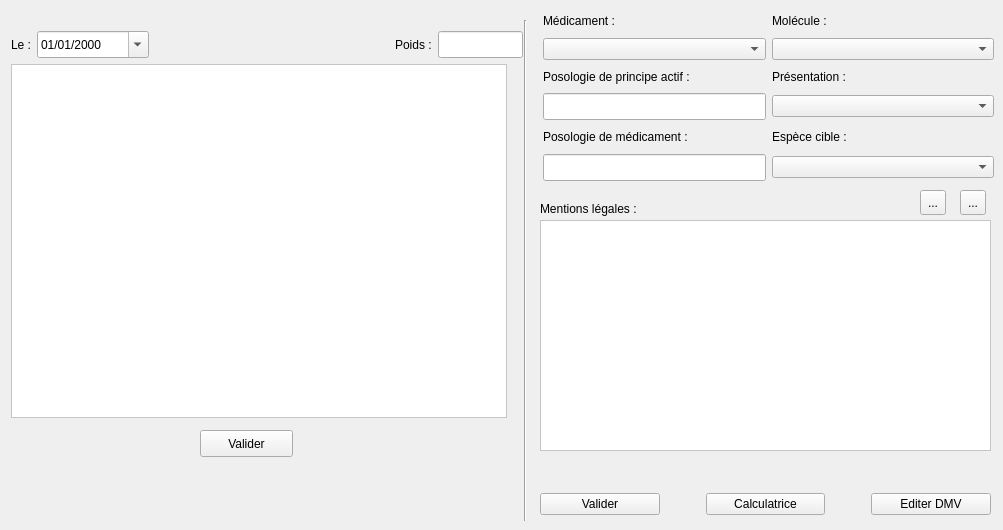
      <widget class="QWidget" name="tab_ordonnances">
       <attribute name="title">
        <string>Ordonnances</string>
       </attribute>
       <widget class="QTextBrowser" name="textBrowser_medicament">
        <property name="geometry">
         <rect>
          <x>540</x>
          <y>220</y>
          <width>451</width>
          <height>231</height>
         </rect>
        </property>
        <property name="styleSheet">
         <string notr="true">background-color: rgb(255, 255, 255);</string>
        </property>
       </widget>
       <widget class="QLabel" name="label_RCP">
        <property name="geometry">
         <rect>
          <x>540</x>
          <y>200</y>
          <width>131</width>
          <height>17</height>
         </rect>
        </property>
        <property name="text">
         <string>Mentions légales :</string>
        </property>
        <property name="buddy">
         <cstring>textBrowser_medicament</cstring>
        </property>
       </widget>
       <widget class="Line" name="line_3">
        <property name="geometry">
         <rect>
          <x>515</x>
          <y>20</y>
          <width>20</width>
          <height>501</height>
         </rect>
        </property>
        <property name="orientation">
         <enum>Qt::Vertical</enum>
        </property>
       </widget>
       <widget class="QToolButton" name="toolButton">
        <property name="geometry">
         <rect>
          <x>960</x>
          <y>190</y>
          <width>26</width>
          <height>25</height>
         </rect>
        </property>
        <property name="toolTip">
         <string>Texte complet</string>
        </property>
        <property name="text">
         <string>...</string>
        </property>
        <property name="icon">
         <iconset resource="resources.qrc">
          <normaloff>:/newPrefix/images/doc_all.png</normaloff>:/newPrefix/images/doc_all.png</iconset>
        </property>
        <property name="iconSize">
         <size>
          <width>20</width>
          <height>20</height>
         </size>
        </property>
       </widget>
       <widget class="QToolButton" name="toolButton_2">
        <property name="geometry">
         <rect>
          <x>920</x>
          <y>190</y>
          <width>26</width>
          <height>25</height>
         </rect>
        </property>
        <property name="toolTip">
         <string>Résumé</string>
        </property>
        <property name="text">
         <string>...</string>
        </property>
        <property name="icon">
         <iconset resource="resources.qrc">
          <normaloff>:/newPrefix/images/doc_abst.png</normaloff>:/newPrefix/images/doc_abst.png</iconset>
        </property>
        <property name="iconSize">
         <size>
          <width>32</width>
          <height>32</height>
         </size>
        </property>
       </widget>
       <widget class="QWidget" name="layoutWidget_3">
        <property name="geometry">
         <rect>
          <x>543</x>
          <y>10</y>
          <width>451</width>
          <height>171</height>
         </rect>
        </property>
        <layout class="QGridLayout" name="gridLayout">
         <item row="0" column="0">
          <widget class="QLabel" name="label_medicament">
           <property name="text">
            <string>Médicament :</string>
           </property>
           <property name="buddy">
            <cstring>comboBox_medicament</cstring>
           </property>
          </widget>
         </item>
         <item row="0" column="1">
          <widget class="QLabel" name="label_molecule">
           <property name="text">
            <string>Molécule :</string>
           </property>
           <property name="buddy">
            <cstring>comboBox_molecule</cstring>
           </property>
          </widget>
         </item>
         <item row="1" column="0">
          <widget class="QComboBox" name="comboBox_medicament">
           <property name="sizePolicy">
            <sizepolicy hsizetype="Minimum" vsizetype="Fixed">
             <horstretch>0</horstretch>
             <verstretch>0</verstretch>
            </sizepolicy>
           </property>
          </widget>
         </item>
         <item row="1" column="1">
          <widget class="QComboBox" name="comboBox_molecule">
           <property name="sizePolicy">
            <sizepolicy hsizetype="Preferred" vsizetype="Fixed">
             <horstretch>0</horstretch>
             <verstretch>0</verstretch>
            </sizepolicy>
           </property>
           <property name="baseSize">
            <size>
             <width>0</width>
             <height>0</height>
            </size>
           </property>
          </widget>
         </item>
         <item row="2" column="0">
          <widget class="QLabel" name="label_posomol">
           <property name="text">
            <string>Posologie de principe actif :</string>
           </property>
           <property name="buddy">
            <cstring>lineEdit_posomol</cstring>
           </property>
          </widget>
         </item>
         <item row="2" column="1">
          <widget class="QLabel" name="label_presentation">
           <property name="text">
            <string>Présentation :</string>
           </property>
           <property name="buddy">
            <cstring>comboBox_presentation</cstring>
           </property>
          </widget>
         </item>
         <item row="3" column="0">
          <widget class="QLineEdit" name="lineEdit_posomol">
           <property name="sizePolicy">
            <sizepolicy hsizetype="Minimum" vsizetype="Fixed">
             <horstretch>0</horstretch>
             <verstretch>0</verstretch>
            </sizepolicy>
           </property>
           <property name="minimumSize">
            <size>
             <width>0</width>
             <height>27</height>
            </size>
           </property>
          </widget>
         </item>
         <item row="3" column="1">
          <widget class="QComboBox" name="comboBox_presentation"/>
         </item>
         <item row="4" column="0">
          <widget class="QLabel" name="label_posomed">
           <property name="text">
            <string>Posologie de médicament :</string>
           </property>
           <property name="buddy">
            <cstring>lineEdit_posomed</cstring>
           </property>
          </widget>
         </item>
         <item row="4" column="1">
          <widget class="QLabel" name="label_especeCible">
           <property name="text">
            <string>Espèce cible :</string>
           </property>
           <property name="buddy">
            <cstring>comboBox_especeCible</cstring>
           </property>
          </widget>
         </item>
         <item row="5" column="0">
          <widget class="QLineEdit" name="lineEdit_posomed">
           <property name="sizePolicy">
            <sizepolicy hsizetype="Minimum" vsizetype="Fixed">
             <horstretch>0</horstretch>
             <verstretch>0</verstretch>
            </sizepolicy>
           </property>
           <property name="minimumSize">
            <size>
             <width>0</width>
             <height>27</height>
            </size>
           </property>
          </widget>
         </item>
         <item row="5" column="1">
          <widget class="QComboBox" name="comboBox_especeCible"/>
         </item>
        </layout>
       </widget>
       <widget class="QWidget" name="layoutWidget_4">
        <property name="geometry">
         <rect>
          <x>540</x>
          <y>490</y>
          <width>451</width>
          <height>29</height>
         </rect>
        </property>
        <layout class="QHBoxLayout" name="horizontalLayout_4">
         <item>
          <widget class="QPushButton" name="pushButton_validOrdonnance">
           <property name="text">
            <string>Valider</string>
           </property>
          </widget>
         </item>
         <item>
          <spacer name="horizontalSpacer_3">
           <property name="orientation">
            <enum>Qt::Horizontal</enum>
           </property>
           <property name="sizeType">
            <enum>QSizePolicy::Maximum</enum>
           </property>
           <property name="sizeHint" stdset="0">
            <size>
             <width>40</width>
             <height>20</height>
            </size>
           </property>
          </spacer>
         </item>
         <item>
          <widget class="QPushButton" name="pushButton_CalculPoso">
           <property name="text">
            <string>Calculatrice</string>
           </property>
          </widget>
         </item>
         <item>
          <spacer name="horizontalSpacer_4">
           <property name="orientation">
            <enum>Qt::Horizontal</enum>
           </property>
           <property name="sizeType">
            <enum>QSizePolicy::Maximum</enum>
           </property>
           <property name="sizeHint" stdset="0">
            <size>
             <width>40</width>
             <height>20</height>
            </size>
           </property>
          </spacer>
         </item>
         <item>
          <widget class="QPushButton" name="pushButton_DMV">
           <property name="text">
            <string>Editer DMV</string>
           </property>
          </widget>
         </item>
        </layout>
       </widget>
       <widget class="QWidget" name="layoutWidget_5">
        <property name="geometry">
         <rect>
          <x>11</x>
          <y>31</y>
          <width>512</width>
          <height>387</height>
         </rect>
        </property>
        <layout class="QVBoxLayout" name="verticalLayout_4">
         <item>
          <layout class="QHBoxLayout" name="horizontalLayout_3">
           <property name="sizeConstraint">
            <enum>QLayout::SetDefaultConstraint</enum>
           </property>
           <item>
            <widget class="QLabel" name="label_10">
             <property name="text">
              <string>Le :</string>
             </property>
             <property name="alignment">
              <set>Qt::AlignRight|Qt::AlignTrailing|Qt::AlignVCenter</set>
             </property>
             <property name="buddy">
              <cstring>dateEdit_ordonance</cstring>
             </property>
            </widget>
           </item>
           <item>
            <widget class="QDateEdit" name="dateEdit_ordonance">
             <property name="sizePolicy">
              <sizepolicy hsizetype="Fixed" vsizetype="Fixed">
               <horstretch>0</horstretch>
               <verstretch>0</verstretch>
              </sizepolicy>
             </property>
             <property name="minimumSize">
              <size>
               <width>112</width>
               <height>27</height>
              </size>
             </property>
             <property name="baseSize">
              <size>
               <width>0</width>
               <height>0</height>
              </size>
             </property>
             <property name="displayFormat">
              <string>dd/MM/yyyy</string>
             </property>
             <property name="calendarPopup">
              <bool>true</bool>
             </property>
            </widget>
           </item>
           <item>
            <spacer name="horizontalSpacer_2">
             <property name="orientation">
              <enum>Qt::Horizontal</enum>
             </property>
             <property name="sizeType">
              <enum>QSizePolicy::Fixed</enum>
             </property>
             <property name="sizeHint" stdset="0">
              <size>
               <width>240</width>
               <height>20</height>
              </size>
             </property>
            </spacer>
           </item>
           <item>
            <widget class="QLabel" name="label_11">
             <property name="text">
              <string>Poids :</string>
             </property>
             <property name="buddy">
              <cstring>lineEdit_poids</cstring>
             </property>
            </widget>
           </item>
           <item>
            <widget class="QLineEdit" name="lineEdit_poids">
             <property name="sizePolicy">
              <sizepolicy hsizetype="Fixed" vsizetype="Fixed">
               <horstretch>15</horstretch>
               <verstretch>0</verstretch>
              </sizepolicy>
             </property>
             <property name="minimumSize">
              <size>
               <width>66</width>
               <height>27</height>
              </size>
             </property>
            </widget>
           </item>
          </layout>
         </item>
         <item>
          <widget class="QTextEdit" name="textEdit">
           <property name="sizePolicy">
            <sizepolicy hsizetype="Preferred" vsizetype="Fixed">
             <horstretch>0</horstretch>
             <verstretch>0</verstretch>
            </sizepolicy>
           </property>
           <property name="minimumSize">
            <size>
             <width>491</width>
             <height>350</height>
            </size>
           </property>
           <property name="maximumSize">
            <size>
             <width>496</width>
             <height>391</height>
            </size>
           </property>
           <property name="styleSheet">
            <string notr="true">background-color: rgb(255, 255, 255);</string>
           </property>
          </widget>
         </item>
        </layout>
       </widget>
       <widget class="QPushButton" name="pushButton_OrdonnanceValid">
        <property name="geometry">
         <rect>
          <x>200</x>
          <y>430</y>
          <width>93</width>
          <height>27</height>
         </rect>
        </property>
        <property name="text">
         <string>Valider</string>
        </property>
       </widget>
      </widget>
